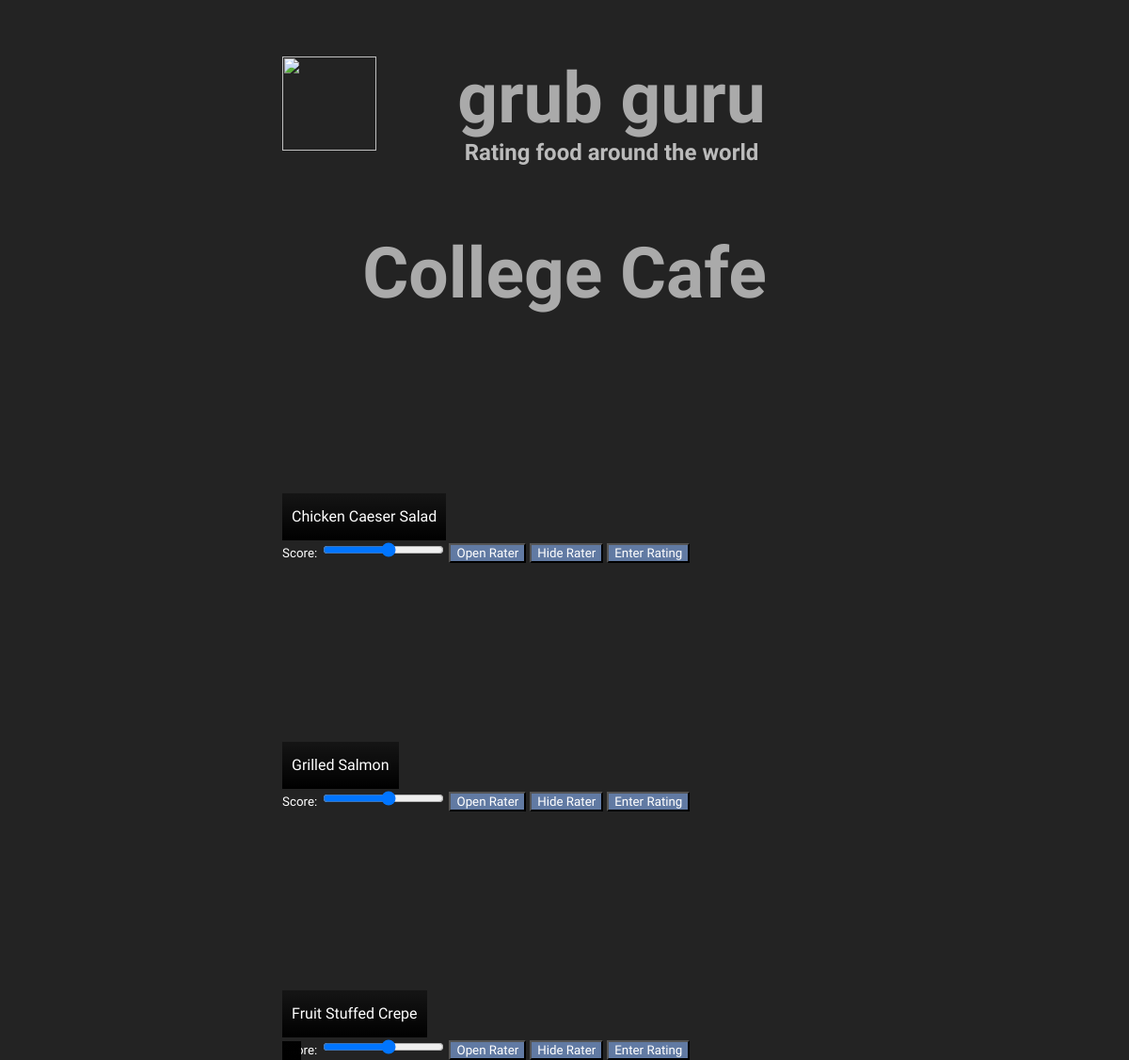
/page/, run on the app's committed database.
### app/models.py (models this page shows, shortened)
class Restaurant(db.Model):
    id = db.Column(db.Integer, primary_key=True, autoincrement=True)
    name = db.Column(db.String(64), index=True)
    address = db.Column(db.String(100), index=True, unique=False)
    phone_number = db.Column(db.String(20), index=True, unique=False)
    menus = db.relationship('Menu', backref='restaurant', lazy='dynamic')

class Menu(db.Model):
    id = db.Column(db.Integer, primary_key=True, autoincrement=True)
    food_rating = db.Column(db.Integer, index=True)
    food_name = db.Column(db.String(80), index=True)
    reviews = db.relationship('Review', backref='review',lazy='dynamic')
    restaurant_id = db.Column(db.Integer, db.ForeignKey(Restaurant.id))
    image = db.Column(db.String(256))

### app/views.py (the view)
@app.route('/page/',defaults={'page':1},methods=['GET','POST'])
@app.route('/page/<int:page>',methods=['GET','POST'])
def foods(page):
    thing = Restaurant.query.filter_by(id=page).first()
    foomenu = Menu.query.filter_by(restaurant_id=thing.id)
    return render_template('restaurantPageTemplate.html',restaurantName=thing.name,foods=foomenu.all())

### app/templates/restaurantPageTemplate.html (shortened to what this page needs)
<html>
  <head>
  </head>
  <body>
  <h3><a href="/"><img id="logo" src="https://i.groupme.com/320x383.png.2796dcad76254917bfbab7c144b2f333.large"></a></h3>
  <h1>grub guru</h1>
  <h2>Rating food around the world</h2>
  <h1>{{ restaurantName }}</h1>
  {% for theFood in foods %}
    <div>
      <p>{{ theFood.food_name }} <span class="rating"><scoreDisplay id="score1" ></scoreDisplay></span><br />
    </div>
      <small class="rate"></p>Score: <input type="range" id="myRange1" min="1" max="10"></small class="rateFirst"></p>
      <button id="show"> Open Rater</button>
      <button id="hide"> Hide Rater</button>
      <button id="enter" onclick="myFunction()">Enter Rating</button>
  {% endfor %}
  </body>
</html>

### app/templates/restaurantPageTemplate.html (style rules this page uses)
#show { font-family: 'Baloo', cursive; background-color: rgba(97, 122, 163,1); color: white; }
#hide { font-family: 'Baloo', cursive; background-color: rgba(97, 122, 163,1); color: white; }
#enter { font-family: 'Baloo', cursive; background-color: rgba(97, 122, 163,1); color: white; }
body { font-family: 'Baloo', cursive; margin: 0 auto; max-width: 600px; background: #232323; }
div { height: 200px; background-image: url("http://www.wish-bone.com/wp-content/uploads/2013/11/GrilledChickenCaesarSalad.jpg"); background-size: cover; position: relative; margin: 40px 0 0 0; border-radius: 12px; }
h1 { font-family: 'Londrina Shadow', cursive; text-align: center; font-size: 75px; color: #aaaaaa; margin: 60px 0 0 0; }
h2 { font-family: 'Londrina Shadow', cursive; text-align: center; color: #bbbbbb; margin: 0px 0 70px 0; }
#logo { width: 100px; height:auto; float: left; }
p { color: rgba(255,255,255,1); background: black; background: linear-gradient(bottom, rgba(0,0,0,1), rgba(0,0,0,.4)); background: -webkit-linear-gradient(bottom, rgba(0,0,0,1), rgba(0,0,0,.4)); background: -moz-linear-gradient(bottom, rgba(0,0,0,1), rgba(0,0,0,.4)); padding: 10px; line-height: 30px; text-align: justify; position: absolute; bottom: 0; margin: 0; }
.rate { color: white; }

### data on the page
Restaurant: name "College Cafe"
Menu: food_name "Chicken Caeser Salad"
Menu: food_name "Grilled Salmon"
Menu: food_name "Fruit Stuffed Crepe"
